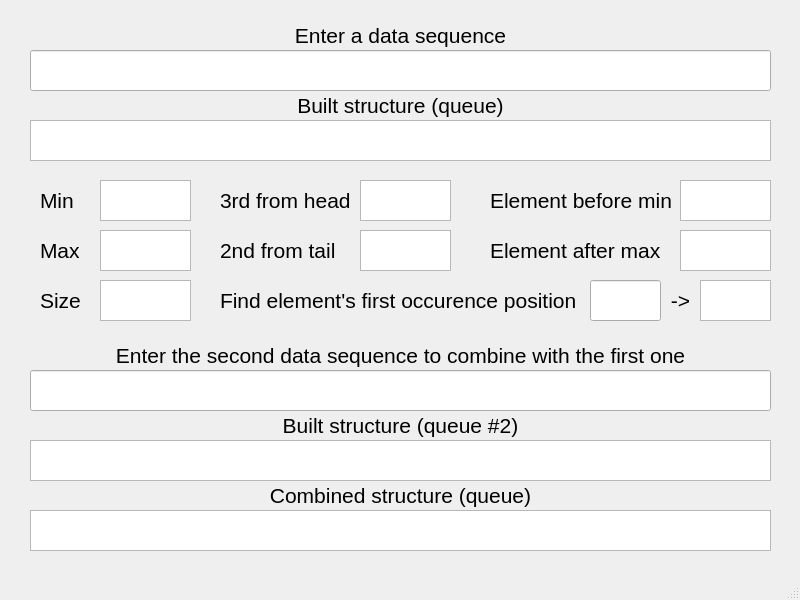
<?xml version="1.0" encoding="UTF-8"?>
<ui version="4.0">
 <class>MainWindow</class>
 <widget class="QMainWindow" name="MainWindow">
  <property name="geometry">
   <rect>
    <x>0</x>
    <y>0</y>
    <width>800</width>
    <height>600</height>
   </rect>
  </property>
  <property name="windowTitle">
   <string>MainWindow</string>
  </property>
  <widget class="QWidget" name="centralwidget">
   <widget class="QLabel" name="label">
    <property name="geometry">
     <rect>
      <x>30</x>
      <y>20</y>
      <width>741</width>
      <height>31</height>
     </rect>
    </property>
    <property name="font">
     <font>
      <pointsize>16</pointsize>
     </font>
    </property>
    <property name="text">
     <string>Enter a data sequence</string>
    </property>
    <property name="alignment">
     <set>Qt::AlignmentFlag::AlignCenter</set>
    </property>
   </widget>
   <widget class="QLineEdit" name="lineEdit">
    <property name="geometry">
     <rect>
      <x>30</x>
      <y>50</y>
      <width>741</width>
      <height>41</height>
     </rect>
    </property>
    <property name="font">
     <font>
      <pointsize>14</pointsize>
     </font>
    </property>
   </widget>
   <widget class="QLabel" name="label_2">
    <property name="geometry">
     <rect>
      <x>30</x>
      <y>90</y>
      <width>741</width>
      <height>31</height>
     </rect>
    </property>
    <property name="font">
     <font>
      <pointsize>16</pointsize>
     </font>
    </property>
    <property name="text">
     <string>Built structure (queue)</string>
    </property>
    <property name="alignment">
     <set>Qt::AlignmentFlag::AlignCenter</set>
    </property>
   </widget>
   <widget class="QPlainTextEdit" name="plainTextEdit_queue">
    <property name="geometry">
     <rect>
      <x>30</x>
      <y>120</y>
      <width>741</width>
      <height>41</height>
     </rect>
    </property>
    <property name="font">
     <font>
      <pointsize>14</pointsize>
     </font>
    </property>
    <property name="readOnly">
     <bool>true</bool>
    </property>
    <property name="overwriteMode">
     <bool>false</bool>
    </property>
   </widget>
   <widget class="QPlainTextEdit" name="plainTextEdit_size">
    <property name="geometry">
     <rect>
      <x>100</x>
      <y>280</y>
      <width>91</width>
      <height>41</height>
     </rect>
    </property>
    <property name="font">
     <font>
      <pointsize>14</pointsize>
     </font>
    </property>
    <property name="readOnly">
     <bool>true</bool>
    </property>
    <property name="overwriteMode">
     <bool>false</bool>
    </property>
   </widget>
   <widget class="QLabel" name="label_3">
    <property name="geometry">
     <rect>
      <x>40</x>
      <y>280</y>
      <width>61</width>
      <height>41</height>
     </rect>
    </property>
    <property name="font">
     <font>
      <pointsize>16</pointsize>
     </font>
    </property>
    <property name="text">
     <string>Size</string>
    </property>
    <property name="alignment">
     <set>Qt::AlignmentFlag::AlignLeading|Qt::AlignmentFlag::AlignLeft|Qt::AlignmentFlag::AlignVCenter</set>
    </property>
   </widget>
   <widget class="QPlainTextEdit" name="plainTextEdit_min">
    <property name="geometry">
     <rect>
      <x>100</x>
      <y>180</y>
      <width>91</width>
      <height>41</height>
     </rect>
    </property>
    <property name="font">
     <font>
      <pointsize>14</pointsize>
     </font>
    </property>
    <property name="readOnly">
     <bool>true</bool>
    </property>
    <property name="overwriteMode">
     <bool>false</bool>
    </property>
   </widget>
   <widget class="QPlainTextEdit" name="plainTextEdit_max">
    <property name="geometry">
     <rect>
      <x>100</x>
      <y>230</y>
      <width>91</width>
      <height>41</height>
     </rect>
    </property>
    <property name="font">
     <font>
      <pointsize>14</pointsize>
     </font>
    </property>
    <property name="readOnly">
     <bool>true</bool>
    </property>
    <property name="overwriteMode">
     <bool>false</bool>
    </property>
   </widget>
   <widget class="QPlainTextEdit" name="plainTextEdit_3rd">
    <property name="geometry">
     <rect>
      <x>360</x>
      <y>180</y>
      <width>91</width>
      <height>41</height>
     </rect>
    </property>
    <property name="font">
     <font>
      <pointsize>14</pointsize>
     </font>
    </property>
    <property name="readOnly">
     <bool>true</bool>
    </property>
    <property name="overwriteMode">
     <bool>false</bool>
    </property>
   </widget>
   <widget class="QLabel" name="label_4">
    <property name="geometry">
     <rect>
      <x>40</x>
      <y>180</y>
      <width>61</width>
      <height>41</height>
     </rect>
    </property>
    <property name="font">
     <font>
      <pointsize>16</pointsize>
     </font>
    </property>
    <property name="text">
     <string>Min</string>
    </property>
    <property name="alignment">
     <set>Qt::AlignmentFlag::AlignLeading|Qt::AlignmentFlag::AlignLeft|Qt::AlignmentFlag::AlignVCenter</set>
    </property>
   </widget>
   <widget class="QLabel" name="label_5">
    <property name="geometry">
     <rect>
      <x>40</x>
      <y>230</y>
      <width>61</width>
      <height>41</height>
     </rect>
    </property>
    <property name="font">
     <font>
      <pointsize>16</pointsize>
     </font>
    </property>
    <property name="text">
     <string>Max</string>
    </property>
    <property name="alignment">
     <set>Qt::AlignmentFlag::AlignLeading|Qt::AlignmentFlag::AlignLeft|Qt::AlignmentFlag::AlignVCenter</set>
    </property>
   </widget>
   <widget class="QLabel" name="label_6">
    <property name="geometry">
     <rect>
      <x>220</x>
      <y>180</y>
      <width>141</width>
      <height>41</height>
     </rect>
    </property>
    <property name="font">
     <font>
      <pointsize>16</pointsize>
     </font>
    </property>
    <property name="text">
     <string>3rd from head</string>
    </property>
    <property name="alignment">
     <set>Qt::AlignmentFlag::AlignLeading|Qt::AlignmentFlag::AlignLeft|Qt::AlignmentFlag::AlignVCenter</set>
    </property>
   </widget>
   <widget class="QPlainTextEdit" name="plainTextEdit_2nd">
    <property name="geometry">
     <rect>
      <x>360</x>
      <y>230</y>
      <width>91</width>
      <height>41</height>
     </rect>
    </property>
    <property name="font">
     <font>
      <pointsize>14</pointsize>
     </font>
    </property>
    <property name="readOnly">
     <bool>true</bool>
    </property>
    <property name="overwriteMode">
     <bool>false</bool>
    </property>
   </widget>
   <widget class="QLabel" name="label_7">
    <property name="geometry">
     <rect>
      <x>220</x>
      <y>230</y>
      <width>141</width>
      <height>41</height>
     </rect>
    </property>
    <property name="font">
     <font>
      <pointsize>16</pointsize>
     </font>
    </property>
    <property name="text">
     <string>2nd from tail</string>
    </property>
    <property name="alignment">
     <set>Qt::AlignmentFlag::AlignLeading|Qt::AlignmentFlag::AlignLeft|Qt::AlignmentFlag::AlignVCenter</set>
    </property>
   </widget>
   <widget class="QLabel" name="label_8">
    <property name="geometry">
     <rect>
      <x>490</x>
      <y>230</y>
      <width>191</width>
      <height>41</height>
     </rect>
    </property>
    <property name="font">
     <font>
      <pointsize>16</pointsize>
     </font>
    </property>
    <property name="text">
     <string>Element after max</string>
    </property>
    <property name="alignment">
     <set>Qt::AlignmentFlag::AlignLeading|Qt::AlignmentFlag::AlignLeft|Qt::AlignmentFlag::AlignVCenter</set>
    </property>
   </widget>
   <widget class="QLabel" name="label_9">
    <property name="geometry">
     <rect>
      <x>490</x>
      <y>180</y>
      <width>191</width>
      <height>41</height>
     </rect>
    </property>
    <property name="font">
     <font>
      <pointsize>16</pointsize>
     </font>
    </property>
    <property name="text">
     <string>Element before min</string>
    </property>
    <property name="alignment">
     <set>Qt::AlignmentFlag::AlignLeading|Qt::AlignmentFlag::AlignLeft|Qt::AlignmentFlag::AlignVCenter</set>
    </property>
   </widget>
   <widget class="QPlainTextEdit" name="plainTextEdit_beforemin">
    <property name="geometry">
     <rect>
      <x>680</x>
      <y>180</y>
      <width>91</width>
      <height>41</height>
     </rect>
    </property>
    <property name="font">
     <font>
      <pointsize>14</pointsize>
     </font>
    </property>
    <property name="readOnly">
     <bool>true</bool>
    </property>
    <property name="overwriteMode">
     <bool>false</bool>
    </property>
   </widget>
   <widget class="QPlainTextEdit" name="plainTextEdit_aftermax">
    <property name="geometry">
     <rect>
      <x>680</x>
      <y>230</y>
      <width>91</width>
      <height>41</height>
     </rect>
    </property>
    <property name="font">
     <font>
      <pointsize>14</pointsize>
     </font>
    </property>
    <property name="readOnly">
     <bool>true</bool>
    </property>
    <property name="overwriteMode">
     <bool>false</bool>
    </property>
   </widget>
   <widget class="QLabel" name="label_10">
    <property name="geometry">
     <rect>
      <x>220</x>
      <y>280</y>
      <width>361</width>
      <height>41</height>
     </rect>
    </property>
    <property name="font">
     <font>
      <pointsize>16</pointsize>
     </font>
    </property>
    <property name="text">
     <string>Find element's first occurence position</string>
    </property>
    <property name="alignment">
     <set>Qt::AlignmentFlag::AlignLeading|Qt::AlignmentFlag::AlignLeft|Qt::AlignmentFlag::AlignVCenter</set>
    </property>
   </widget>
   <widget class="QLineEdit" name="lineEdit_2">
    <property name="geometry">
     <rect>
      <x>590</x>
      <y>280</y>
      <width>71</width>
      <height>41</height>
     </rect>
    </property>
    <property name="font">
     <font>
      <pointsize>14</pointsize>
     </font>
    </property>
   </widget>
   <widget class="QPlainTextEdit" name="plainTextEdit_found">
    <property name="geometry">
     <rect>
      <x>700</x>
      <y>280</y>
      <width>71</width>
      <height>41</height>
     </rect>
    </property>
    <property name="font">
     <font>
      <pointsize>14</pointsize>
     </font>
    </property>
    <property name="readOnly">
     <bool>true</bool>
    </property>
    <property name="overwriteMode">
     <bool>false</bool>
    </property>
   </widget>
   <widget class="QLabel" name="label_11">
    <property name="geometry">
     <rect>
      <x>660</x>
      <y>280</y>
      <width>41</width>
      <height>41</height>
     </rect>
    </property>
    <property name="font">
     <font>
      <pointsize>16</pointsize>
     </font>
    </property>
    <property name="text">
     <string>-&gt;</string>
    </property>
    <property name="alignment">
     <set>Qt::AlignmentFlag::AlignCenter</set>
    </property>
   </widget>
   <widget class="QLabel" name="label_12">
    <property name="geometry">
     <rect>
      <x>30</x>
      <y>340</y>
      <width>741</width>
      <height>31</height>
     </rect>
    </property>
    <property name="font">
     <font>
      <pointsize>16</pointsize>
     </font>
    </property>
    <property name="text">
     <string>Enter the second data sequence to combine with the first one</string>
    </property>
    <property name="alignment">
     <set>Qt::AlignmentFlag::AlignCenter</set>
    </property>
   </widget>
   <widget class="QLineEdit" name="lineEdit_3">
    <property name="geometry">
     <rect>
      <x>30</x>
      <y>370</y>
      <width>741</width>
      <height>41</height>
     </rect>
    </property>
    <property name="font">
     <font>
      <pointsize>14</pointsize>
     </font>
    </property>
   </widget>
   <widget class="QPlainTextEdit" name="plainTextEdit_combined">
    <property name="geometry">
     <rect>
      <x>30</x>
      <y>510</y>
      <width>741</width>
      <height>41</height>
     </rect>
    </property>
    <property name="font">
     <font>
      <pointsize>14</pointsize>
     </font>
    </property>
    <property name="readOnly">
     <bool>true</bool>
    </property>
    <property name="overwriteMode">
     <bool>false</bool>
    </property>
   </widget>
   <widget class="QLabel" name="label_13">
    <property name="geometry">
     <rect>
      <x>30</x>
      <y>480</y>
      <width>741</width>
      <height>31</height>
     </rect>
    </property>
    <property name="font">
     <font>
      <pointsize>16</pointsize>
     </font>
    </property>
    <property name="text">
     <string>Combined structure (queue)</string>
    </property>
    <property name="alignment">
     <set>Qt::AlignmentFlag::AlignCenter</set>
    </property>
   </widget>
   <widget class="QPlainTextEdit" name="plainTextEdit_queue_2">
    <property name="geometry">
     <rect>
      <x>30</x>
      <y>440</y>
      <width>741</width>
      <height>41</height>
     </rect>
    </property>
    <property name="font">
     <font>
      <pointsize>14</pointsize>
     </font>
    </property>
    <property name="readOnly">
     <bool>true</bool>
    </property>
    <property name="overwriteMode">
     <bool>false</bool>
    </property>
   </widget>
   <widget class="QLabel" name="label_14">
    <property name="geometry">
     <rect>
      <x>30</x>
      <y>410</y>
      <width>741</width>
      <height>31</height>
     </rect>
    </property>
    <property name="font">
     <font>
      <pointsize>16</pointsize>
     </font>
    </property>
    <property name="text">
     <string>Built structure (queue #2)</string>
    </property>
    <property name="alignment">
     <set>Qt::AlignmentFlag::AlignCenter</set>
    </property>
   </widget>
  </widget>
  <widget class="QMenuBar" name="menubar">
   <property name="geometry">
    <rect>
     <x>0</x>
     <y>0</y>
     <width>800</width>
     <height>21</height>
    </rect>
   </property>
  </widget>
  <widget class="QStatusBar" name="statusbar"/>
 </widget>
 <resources/>
 <connections/>
</ui>
